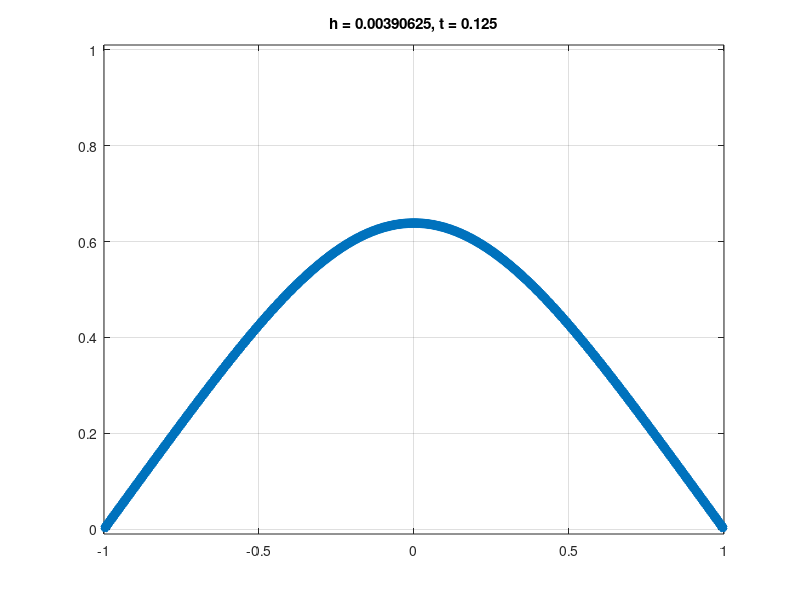
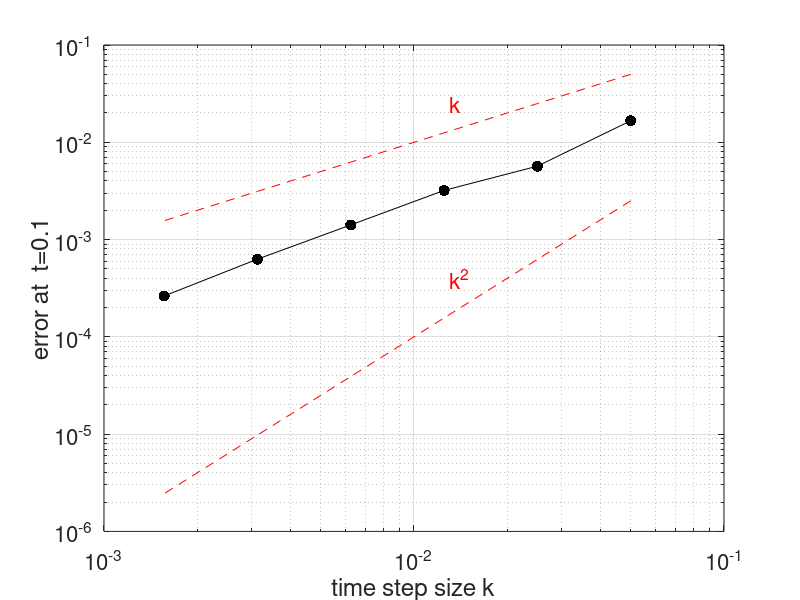
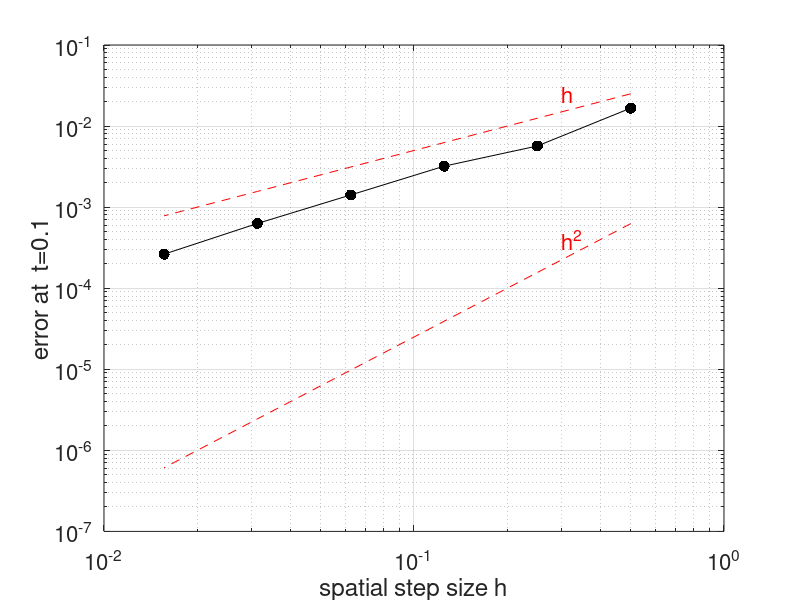

Source code (MATLAB) for these figures, in order:
% Order of accuracy convergence study for heat equation
%    backward Euler in time
%    second-order centered differences in space
%    zero-dirichlet BCs:  u(-1)=u(1)=0

% Compute solution for various grid sizes:
Hf = figure(1); clf; hold on;
H = get(Hf, 'children');  set(H, 'fontsize', 16);
kk = []; hh = []; uu = [];
for logh = 1:8
  h = 2^(-logh);
  x = (-1+h:h:1-h)';
  k = .1*h;
  %k = 0.1*sqrt(h);
  u = exp(-10*x.^4./(1-x.^2));       % smooth initial data
  % sparse matrix for implicit terms:
  N = length(x);
  a = (1+2*k/h^2); b = -k/h^2;
  main = a*sparse(ones(N,1));
  off  = b*sparse(ones(N-1,1));
  B = diag(main) + diag(off,1) + diag(off,-1);
  tmax = 1/8;
  nsteps = tmax/k;
  hold off, shg
  plt = plot(x,u,'*-','linewidth',4);
  t = 0;
  title(sprintf('h = %g, t = %g', h, t));
  axis([-1 1 -.01 1.01]), grid on
  disp('press enter'); %pause
  for step = 1:nsteps
    u = B\u;            % backward Euler
    t = step*k;
    set(plt,'ydata',u)
    title(sprintf('h = %g, t = %g', h, t));
    drawnow
  end
  hh = [hh; h]; kk = [kk; k]; uu = [uu; u(x==1/2)];
end


% Plot deviations of u(x=1/2,t=1/8) from finest-grid value:
Hf = figure(2); clf;
I = 1:length(kk)-2;
loglog(kk(I), kk(I), 'r--')
H = get(Hf, 'children');  set(H, 'fontsize', 16);
text(.013,.025,'k', 'fontsize',16,'color','r')
grid on, hold on
loglog(kk(I),kk(I).^2,'--r'), grid on
text(.013,.0004,'k^2', 'fontsize',16,'color','r')
loglog(kk(I),abs(uu(I)-uu(end)),'.-k','markersize',24)
xlabel('time step size k')
ylabel('error at  t=0.1')


Hf = figure(3); clf;
I = 1:length(hh)-2;
loglog(hh(I), 0.05*hh(I), 'r--')
H = get(Hf, 'children');  set(H, 'fontsize', 16);
text(.3,.025, 'h', 'fontsize',16,'color','r')
grid on, hold on
loglog(hh(I),(0.05*hh(I)).^2, 'r--')
text(.3,.0004, 'h^2', 'fontsize',16,'color','r')
loglog(hh(I),abs(uu(I)-uu(end)),'.-k','markersize',24)
xlabel('spatial step size h')
ylabel('error at  t=0.1')

